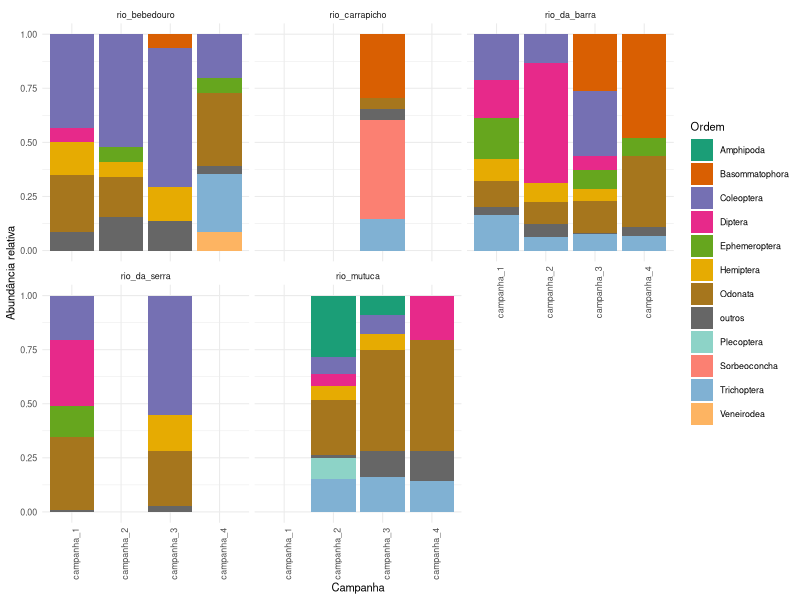

This chart was generated by the following R code:
# 1. Qual a riqueza e abundancia de cada classe por rio em cada campanha
# 2. Qual a riqueza e abundancia de cada ordem por rio em cada campanha
# 3. Qual a composição relativa de familias por rio em cada campanha

############################### Ambiente #######################################
library(tidyverse)
library(RColorBrewer)
# setwd("C:/Users/Giovana/Desktop/mestrado_giovana/")


############################## Processamento ###################################
df <- read_csv("dados/processado/imaturos_piata_limpo.csv")

cores_contraste_escuro <- c(
  "#1B9E77", "#D95F02", "#7570B3", "#E7298A",
  "#66A61E", "#E6AB02", "#A6761D", "#666666",
  "#8DD3C7", "#FB8072", "#80B1D3", "#FDB462",
  "#B3DE69", "#FCCDE5", "#BC80BD", "#CCEBC5"
)

 
df <- read_csv("dados/processado/imaturos_piata_limpo.csv")

############################## Processamento ###################################


# Abundancia -------------------------------------------------------------------
sumario_abundancia_especimes <- df %>%
  group_by(rio, campanha) %>% 
  summarise(abundancia_especimes = sum(abundance)) %>%
  ungroup() %>%
  mutate(abundancia_total = sum(abundancia_especimes)) %>%
  mutate(abundancia_relativa = abundancia_especimes / abundancia_total)

sumario_abundancia_ordens_por_rio_e_campanha <- df %>%
  group_by(rio, campanha, order) %>% 
  summarise(abundancia_ordens = sum(abundance)) %>%
  ungroup() %>%
  group_by(rio, campanha) %>%
  mutate(total_tratamento = sum(abundancia_ordens))%>%
  ungroup() %>%
  mutate(abundancia_relativa = abundancia_ordens / total_tratamento) 


# Transformar abaixo de 1% em outros
sumario_abundancia_ordens_por_rio_e_campanha <-
sumario_abundancia_ordens_por_rio_e_campanha %>%
mutate(order = ifelse(abundancia_relativa < 0.05, "outros", order)) %>%
group_by(rio, campanha, order) %>%
summarise(abundancia_relativa = sum(abundancia_relativa))
  
# Plot -------------------------------------------------------------------------
# Garantir que a ordem das campanhas fique correta

sumario_abundancia_ordens_por_rio_e_campanha <- 
  sumario_abundancia_ordens_por_rio_e_campanha %>%
  mutate(
    campanha = factor(
      campanha, 
      levels = c("campanha_1", "campanha_2", "campanha_3", "campanha_4")
    )
  )


# gráfico de barras empilhadas
ggplot(sumario_abundancia_ordens_por_rio_e_campanha,
       aes(x = campanha, y = abundancia_relativa, fill = order)) +
  geom_bar(stat = "identity") +
  facet_wrap(~ rio) +
  scale_fill_manual(values = cores_contraste_escuro) +
  labs(x = "Campanha", 
       y = "Abundância relativa",
       fill = "Ordem") +
  theme_minimal(base_size = 8) +
  theme(axis.text.x = element_text(angle = 90, hjust = 0.5))
plot

# Riqueza ----------------------------------------------------------------------

# riqueza por classe ---
sumario_riqueza_classe <- df %>%
  group_by(rio, campanha, class) %>%
  summarise(riqueza = n_distinct(family))

# riqueza por ordem ---
sumario_riqueza_ordem <- df %>%
  group_by(rio, campanha, order) %>%
  summarise(riqueza = n_distinct(family))

# riqueza por rio e campanha ---
sumario_riqueza_rio_campanha <- df %>%
  group_by(rio, campanha) %>%
  summarise(riqueza = n_distinct(family))
